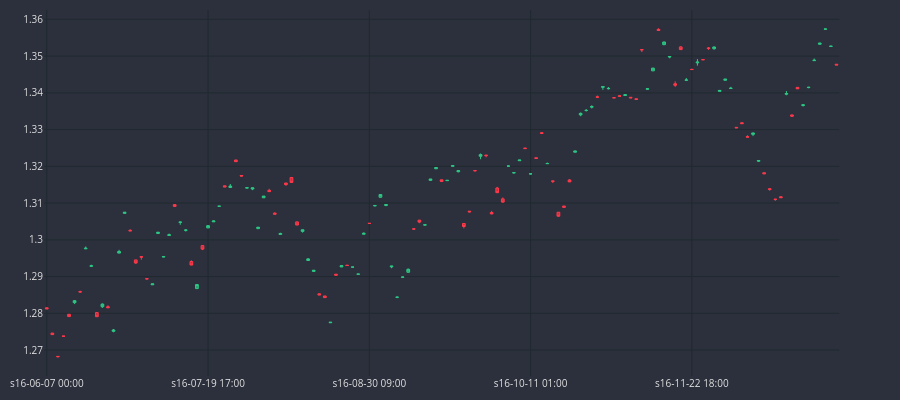

Notebook cell for this chart:
### Code cell
df_plot = df_an.iloc[-300:]
cp = CandlePlot(df_plot, candles=True)
cp.show_plot(line_traces=[], sec_traces=[])

### Figure 1 — Plotly figure (JSON) as saved in the notebook; plotly's stock layout.template omitted (floating-point values rounded to 4 significant figures; data arrays with more than 128 entries replaced by an {"elided": "..."} marker saying what was removed)
{"data": [{"close": {"elided": "143 float values"}, "decreasing": {"fillcolor": "#CC2E3C", "line": {"color": "#FF3A4C"}}, "high": {"elided": "143 float values"}, "increasing": {"fillcolor": "#24A06B", "line": {"color": "#2EC886"}}, "line": {"width": 1}, "low": {"elided": "143 float values"}, "opacity": 1, "open": {"elided": "143 float values"}, "type": "candlestick", "x": {"elided": "143 str values"}}], "layout": {"font": {"color": "#e1e1e1", "size": 10}, "height": 400, "margin": {"b": 10, "l": 10, "r": 10, "t": 10}, "paper_bgcolor": "#2c303c", "plot_bgcolor": "#2c303c", "width": 900, "xaxis": {"anchor": "y", "domain": [0, 0.94], "gridcolor": "#1f292f", "nticks": 5, "rangeslider": {"visible": false}}, "yaxis": {"anchor": "x", "domain": [0, 1], "gridcolor": "#1f292f"}, "yaxis2": {"anchor": "x", "gridcolor": "#1f292f", "overlaying": "y", "side": "right"}}}
